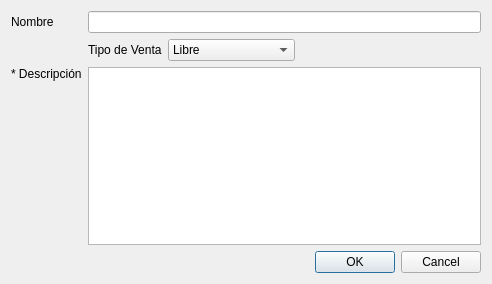
<?xml version="1.0" encoding="UTF-8"?>
<ui version="4.0">
 <class>vtnAltaMonodroga</class>
 <widget class="QWidget" name="vtnAltaMonodroga">
  <property name="geometry">
   <rect>
    <x>0</x>
    <y>0</y>
    <width>492</width>
    <height>284</height>
   </rect>
  </property>
  <property name="windowTitle">
   <string>Alta Monodroga</string>
  </property>
  <layout class="QVBoxLayout" name="verticalLayout">
   <item>
    <layout class="QGridLayout" name="gridLayout">
     <item row="3" column="2">
      <widget class="QDialogButtonBox" name="buttonBox">
       <property name="standardButtons">
        <set>QDialogButtonBox::Cancel|QDialogButtonBox::Ok</set>
       </property>
      </widget>
     </item>
     <item row="0" column="0">
      <widget class="QLabel" name="label">
       <property name="text">
        <string>Nombre</string>
       </property>
      </widget>
     </item>
     <item row="2" column="0" alignment="Qt::AlignTop">
      <widget class="QLabel" name="label_2">
       <property name="text">
        <string>* Descripción</string>
       </property>
      </widget>
     </item>
     <item row="1" column="1">
      <widget class="QLabel" name="label_4">
       <property name="text">
        <string>Tipo de Venta</string>
       </property>
      </widget>
     </item>
     <item row="1" column="2" alignment="Qt::AlignLeft">
      <widget class="QComboBox" name="cmbTipoVenta">
       <property name="statusTip">
        <string>Seleccione el tipo de venta que la monodroga exige</string>
       </property>
       <item>
        <property name="text">
         <string>Libre</string>
        </property>
       </item>
       <item>
        <property name="text">
         <string>Receta</string>
        </property>
       </item>
       <item>
        <property name="text">
         <string>Receta Archivada</string>
        </property>
       </item>
      </widget>
     </item>
     <item row="0" column="1" colspan="2">
      <widget class="QLineEdit" name="lineNomb">
       <property name="statusTip">
        <string>Ingrese el nombre de la monodroga (solo letras)</string>
       </property>
       <property name="accessibleDescription">
        <string>palabra</string>
       </property>
      </widget>
     </item>
     <item row="2" column="1" colspan="2">
      <widget class="QTextEdit" name="txtDescripcion">
       <property name="statusTip">
        <string>Ingrese la descripción de la monodroga (opcional)</string>
       </property>
      </widget>
     </item>
    </layout>
   </item>
  </layout>
 </widget>
 <tabstops>
  <tabstop>lineNomb</tabstop>
  <tabstop>cmbTipoVenta</tabstop>
  <tabstop>txtDescripcion</tabstop>
  <tabstop>buttonBox</tabstop>
 </tabstops>
 <resources/>
 <connections/>
</ui>
